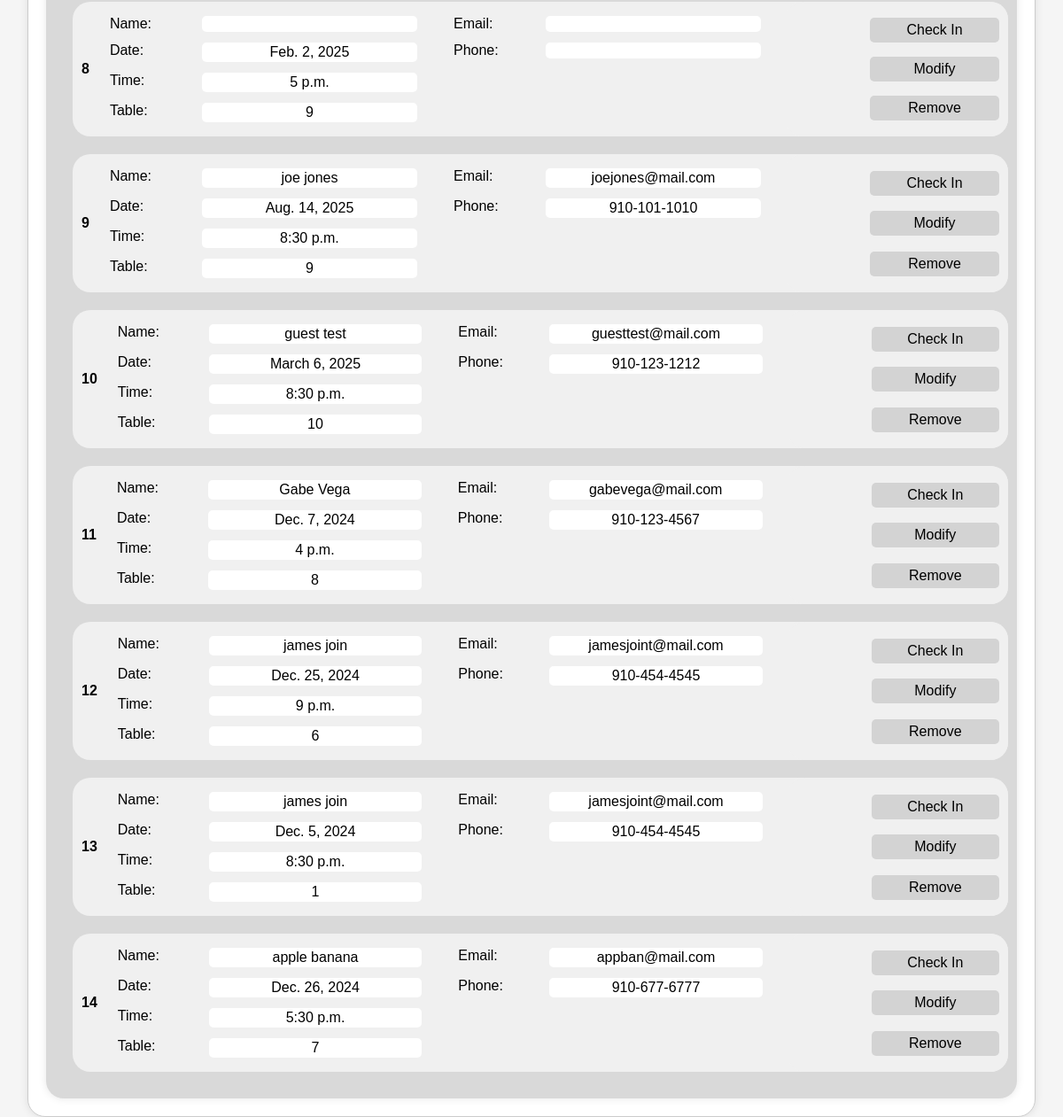
The app's page /reservation/viewall (signed in, lower part), older data.
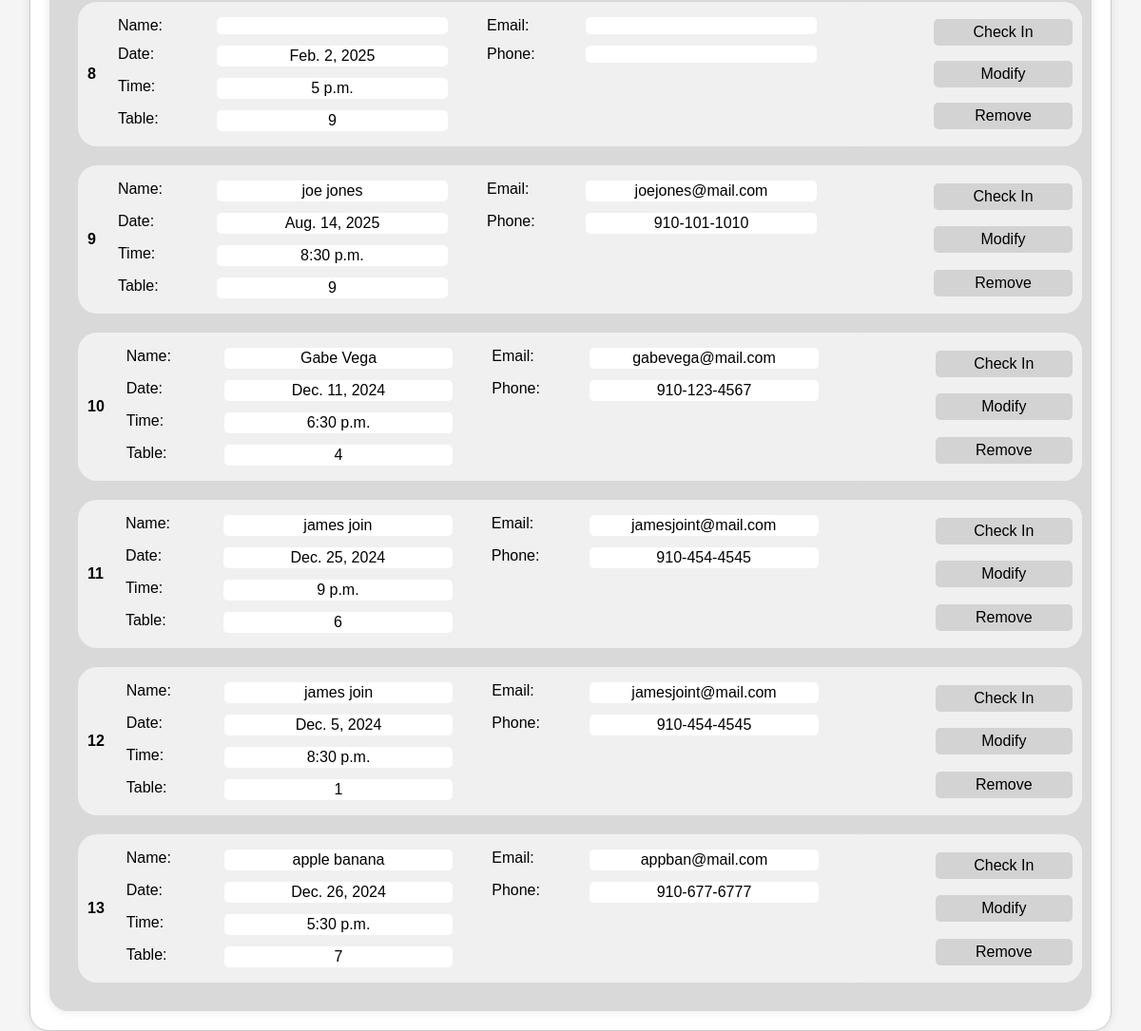
The same page, newer data.
### pages/models.py (models this page shows, shortened)
class Reservation(models.Model):
    tablenum = models.IntegerField(default=1)
    date = models.DateField(default=datetime.date.today)
    time = models.TimeField(default=datetime.time(19, 0))
    reservedBy = models.ForeignKey(User, null=True, blank=True, on_delete=models.SET_NULL)
    checked_in = models.BooleanField(default=False)  # Check-in feature added
    class Meta:
        unique_together = ('tablenum', 'date', 'time')

class ResUser(models.Model):
    user = models.OneToOneField(User, on_delete=models.CASCADE)
    phonenumber = models.CharField(default="000-000-0000", max_length=12)

### pages/views.py (the view, shortened to what this page needs)
# urls.py: path('reservation/viewall', views.viewall_reservations, name='viewall_reservations'),
def viewall_reservations(request):
    clearmessages(request)
    try:
        user = User.objects.get(username=request.session.get('username'))
        if not user.is_staff:
            messages.error(request, "User not authorized!")
            return render(request, 'pages/ReservationComponent/ReservationViewAll.html', {
                'reservations': [],
            })
    except User.DoesNotExist:
        messages.error(request, "User not authorized!")
        return render(request, 'pages/ReservationComponent/ReservationViewAll.html', {
            'reservations' : []
        })
    reservations = Reservation.objects.all()
    context = {'reservations': reservations}
    return render(request, 'pages/ReservationComponent/ReservationViewAll.html', context)

### pages/views.py (called while the page is built)
def clearmessages(request):
    for message in messages.get_messages(request):
        message.used = True

### pages/templates/pages/ReservationComponent/ReservationViewAll.html (shortened to what this page needs)
{% load static %}
<!DOCTYPE html>
<html lang="en">
<head>
    <link rel="stylesheet" href="{% static 'css/styles.css'%}">
    <link rel="stylesheet" href="{% static 'css/ReservationViewAll.css'%}">
</head>
<body>
    <main class="main">
        <div class="container">
            <div class="results">
                {% if reservations %}
                    {% for reservation in reservations %}
                        <div class="result-group">
                            <p class="result-number">{{ forloop.counter }}</p>
                            <div class="result-text">
                                <div class="result-item"><p class="result-item-field">Name:</p><p class="result-item-content">{{reservation.reservedBy.first_name}} {{reservation.reservedBy.last_name}}</p></div>
                                <div class="result-item"><p class="result-item-field">Date:</p><p class="result-item-content">{{reservation.date}}</p></div>
                                <div class="result-item"><p class="result-item-field">Time:</p><p class="result-item-content">{{reservation.time}}</p></div>
                                <div class="result-item"><p class="result-item-field">Table:</p><p class="result-item-content">{{reservation.tablenum}}</p></div>
                            </div>
                            <div class="result-text">
                                <div class="result-item"><p class="result-item-field">Email:</p><p class="result-item-content">{{reservation.reservedBy.email}}</p></div>
                                <div class="result-item"><p class="result-item-field">Phone:</p><p class="result-item-content">{{reservation.reservedBy.resuser.phonenumber}}</p></div>
                            </div>
                            <div class="result-options">
                                {% if not reservation.checked_in %}
                                    <a href="{% url 'checkin_reservation' reservation_id=reservation.id %}">Check In</a>
                                {% else %}
                                    <p>Checked In</p>
                                {% endif %}
                                <a href="{% url 'modify_reservation' reservation_id=reservation.id %}">Modify</a>
                                <a href="{% url 'remove_reservation' reservation_id=reservation.id %}">Remove</a>
                            </div>
                        </div>
                    {% endfor %}
                {% endif %}
            </div>
        </div>
    </main>
</body>
</html>

Row changes from the older to the newer data that the page shows:
removed Reservation: reservedBy.first_name "guest", reservedBy.last_name "test", date "March 6, 2025", time "8:30 p.m.", tablenum "10", reservedBy.email "guesttest@mail.com", reservedBy.resuser.phonenumber "910-123-1212", checked_in "Check In"
changed Reservation "Gabe": date "Dec. 7, 2024" → "Dec. 11, 2024"; time "4 p.m." → "6:30 p.m."; tablenum "8" → "4"
